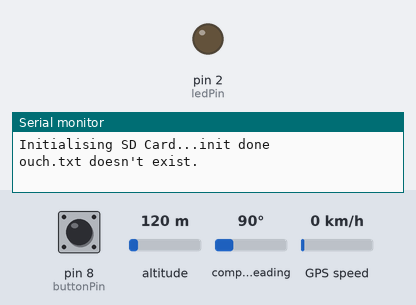
Bench run of a sketch on a simulated Arduino Uno, built with avr-gcc and run on an emulated ATmega328P. Shown: output pins drawn as LEDs (lit = HIGH), the last lines printed to the serial monitor. The inputs (shaded band) are chosen by the test bench; at power-on: pin 8 (buttonPin) HIGH, altitude 120 m, compass heading 90°, GPS speed 0 km/h. Storage starts empty; the GPS gets a fix after 3 s at 37.7749, -122.4194 with 8 satellites.

Above: at 1.2 s.
1.3 s: pin 8 (buttonPin) pulled LOW for 1 s
At 2.8 s:
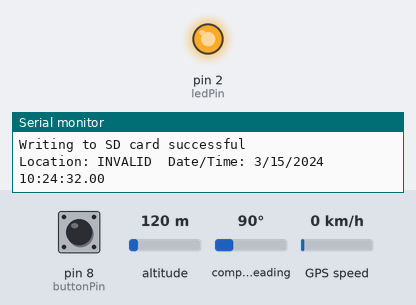
4.5 s: pin 8 (buttonPin) pulled LOW for 1 s
At 6.8 s:
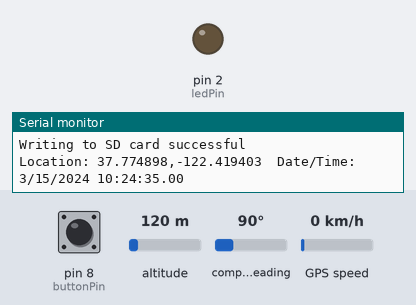
7.5 s: pin 8 (buttonPin) pulled LOW for 3.2 s
At 8.6 s:
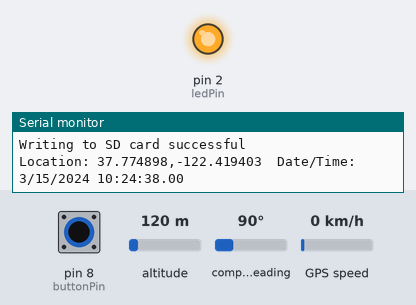
12.5 s: pin 8 (buttonPin) driven LOW
At 13.6 s:
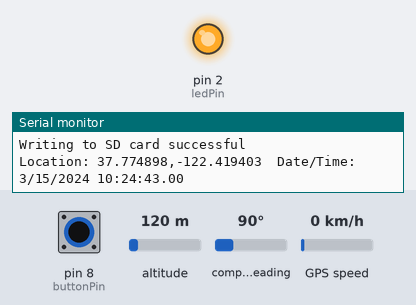
16.6 s: pin 8 (buttonPin) driven HIGH
At 17.6 s:
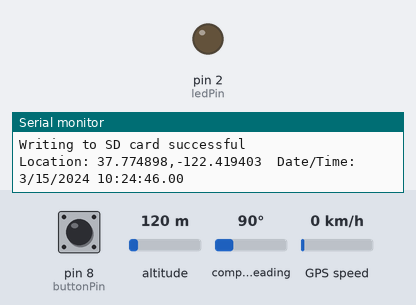
Timing chart, 0 to 19.5 s (numbered marks = the images above; inputs shaded):
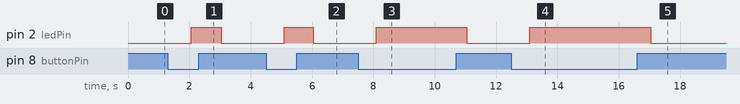

The sketch:

ouchButton_v1.1.ino
```cpp
//SD Card Libaries
#include <SD.h>
#include <SPI.h>

//GPS Libaries
#include <TinyGPSPlus.h>
#include <SoftwareSerial.h>

//GPS RXD -> Uno TX. GPS TXD -> Uno RX
static const int RXPin = 7, TXPin = 3;

static const uint32_t GPSBaud = 9600;

// The TinyGPSPlus object
TinyGPSPlus gps;

// The serial connection to the GPS device
SoftwareSerial ss(RXPin, TXPin);

int ledPin = 2;
int buttonPin = 8;
int buttonValue;
int gpsSeconds;
int gpsMinutes;
int gpsHours;
int gpsCentisecond;
File file;


 void setup() {
  Serial.begin(9600);
  ss.begin(GPSBaud);
  while (!Serial){
      ;
    }
  Serial.print("Initialising SD Card...");

  if(!SD.begin(4)){
    Serial.println("initialising failed");
    while(1);
  }

  Serial.println("init done");

  if(SD.exists("ouch.txt")){
    Serial.println("ouch.txt exists.");
  }else{
    Serial.println("ouch.txt doesn't exist.");
  }

  pinMode(ledPin, OUTPUT);
  digitalWrite(buttonPin, HIGH);


}

void loop() {
  // put your main code here, to run repeatedly:
  buttonValue = digitalRead(buttonPin);
  while (ss.available() > 0){
    if (gps.encode(ss.read()))
    {
      buttonCheck();
    }

  }

}

void buttonCheck(){
  if(buttonValue == 0)
  {
    writeToSD();
    digitalWrite(ledPin,HIGH);
    delay(100);
  }
  else{
    digitalWrite(ledPin,LOW);
  }
}

void writeToSD(){
  file = SD.open("ouch.txt", FILE_WRITE);
  file.print ("Button Pressed! ");
  file.print("Location: ");
  if (gps.location.isValid())
  {
    file.print(gps.location.lat(), 6);
    file.print(",");
    file.print(gps.location.lng(), 6);
  }
  else
  {
    file.print("INVALID");
  }

  file.print("  Date/Time: ");
  if (gps.date.isValid())
  {
    file.print(gps.date.month());
    file.print("/");
    file.print(gps.date.day());
    file.print("/");
    file.print(gps.date.year());
  }
  else
  {
    file.print("INVALID");
  }

  file.print(" ");
  if (gps.time.isValid())
  {
    if (gps.time.hour() < 10) file.print("0");
    file.print(gps.time.hour());
    file.print(":");
    if (gps.time.minute() < 10) file.print("0");
    file.print(gps.time.minute());
    file.print(":");
    if (gps.time.second() < 10) file.print("0");
    file.print(gps.time.second());
    file.print(".");
    if (gps.time.centisecond() < 10) file.print("0");
    file.print(gps.time.centisecond());
  }
  else
  {
    file.print("INVALID");
  }

  file.println();

  Serial.println("Writing to SD card successful");
  file.close();
  displayInfo();
}

void displayInfo()
{
  Serial.print(F("Location: "));
  if (gps.location.isValid())
  {
    Serial.print(gps.location.lat(), 6);
    Serial.print(F(","));
    Serial.print(gps.location.lng(), 6);
  }
  else
  {
    Serial.print(F("INVALID"));
  }

  Serial.print(F("  Date/Time: "));
  if (gps.date.isValid())
  {
    Serial.print(gps.date.month());
    Serial.print(F("/"));
    Serial.print(gps.date.day());
    Serial.print(F("/"));
    Serial.print(gps.date.year());
  }
  else
  {
    Serial.print(F("INVALID"));
  }

  Serial.print(F(" "));
  if (gps.time.isValid())
  {
    if (gps.time.hour() < 10) Serial.print(F("0"));
    Serial.print(gps.time.hour());
    Serial.print(F(":"));
    if (gps.time.minute() < 10) Serial.print(F("0"));
    Serial.print(gps.time.minute());
    Serial.print(F(":"));
    if (gps.time.second() < 10) Serial.print(F("0"));
    Serial.print(gps.time.second());
    Serial.print(F("."));
    if (gps.time.centisecond() < 10) Serial.print(F("0"));
    Serial.print(gps.time.centisecond());
  }
  else
  {
    Serial.print(F("INVALID"));
  }

  Serial.println();
}
```

Measured:
- after the input at 1.3 s, pin 2 (ledPin): LOW → HIGH after 0.77 s, → LOW 0.98 s later
- after the input at 4.5 s, pin 2 (ledPin): LOW → HIGH after 0.60 s, → LOW 0.95 s later
- after the input at 7.5 s, pin 2 (ledPin): LOW → HIGH after 0.60 s, → LOW 3.0 s later
- after the input at 12.5 s, pin 2 (ledPin): LOW → HIGH after 0.60 s
- after the input at 16.6 s, pin 2 (ledPin): HIGH → LOW after 0.45 s
